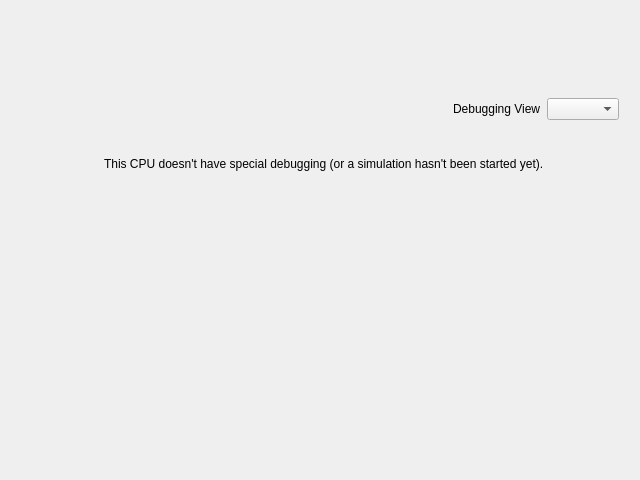
<?xml version="1.0" encoding="UTF-8"?>
<ui version="4.0">
 <class>tools_specialdebug</class>
 <widget class="QDialog" name="tools_specialdebug">
  <property name="geometry">
   <rect>
    <x>0</x>
    <y>0</y>
    <width>640</width>
    <height>480</height>
   </rect>
  </property>
  <property name="windowTitle">
   <string>Special Debugging Information</string>
  </property>
  <widget class="QWidget" name="verticalLayoutWidget">
   <property name="geometry">
    <rect>
     <x>20</x>
     <y>90</y>
     <width>607</width>
     <height>121</height>
    </rect>
   </property>
   <layout class="QVBoxLayout" name="verticalLayoutSpecialDebug">
    <property name="leftMargin">
     <number>8</number>
    </property>
    <property name="topMargin">
     <number>8</number>
    </property>
    <property name="rightMargin">
     <number>8</number>
    </property>
    <property name="bottomMargin">
     <number>8</number>
    </property>
    <item>
     <layout class="QHBoxLayout" name="horizontalLayoutDBGViewSel">
      <item>
       <spacer name="horizontalSpacer">
        <property name="orientation">
         <enum>Qt::Horizontal</enum>
        </property>
        <property name="sizeHint" stdset="0">
         <size>
          <width>40</width>
          <height>20</height>
         </size>
        </property>
       </spacer>
      </item>
      <item>
       <widget class="QLabel" name="label">
        <property name="text">
         <string>Debugging View</string>
        </property>
       </widget>
      </item>
      <item>
       <widget class="QComboBox" name="comboBox_Views"/>
      </item>
     </layout>
    </item>
    <item>
     <spacer name="verticalSpacer_LaU">
      <property name="orientation">
       <enum>Qt::Vertical</enum>
      </property>
      <property name="sizeHint" stdset="0">
       <size>
        <width>20</width>
        <height>40</height>
       </size>
      </property>
     </spacer>
    </item>
    <item>
     <layout class="QHBoxLayout" name="horizontalDefaultLabel">
      <item>
       <spacer name="horizontalSpacer_LaL">
        <property name="orientation">
         <enum>Qt::Horizontal</enum>
        </property>
        <property name="sizeHint" stdset="0">
         <size>
          <width>40</width>
          <height>20</height>
         </size>
        </property>
       </spacer>
      </item>
      <item>
       <widget class="QLabel" name="label_Default">
        <property name="text">
         <string>This CPU doesn't have special debugging (or a simulation hasn't been started yet).</string>
        </property>
       </widget>
      </item>
      <item>
       <spacer name="horizontalSpacer_LaR">
        <property name="orientation">
         <enum>Qt::Horizontal</enum>
        </property>
        <property name="sizeHint" stdset="0">
         <size>
          <width>40</width>
          <height>20</height>
         </size>
        </property>
       </spacer>
      </item>
     </layout>
    </item>
    <item>
     <spacer name="verticalSpacer_LaD">
      <property name="orientation">
       <enum>Qt::Vertical</enum>
      </property>
      <property name="sizeHint" stdset="0">
       <size>
        <width>20</width>
        <height>40</height>
       </size>
      </property>
     </spacer>
    </item>
   </layout>
  </widget>
 </widget>
 <resources/>
 <connections/>
</ui>
